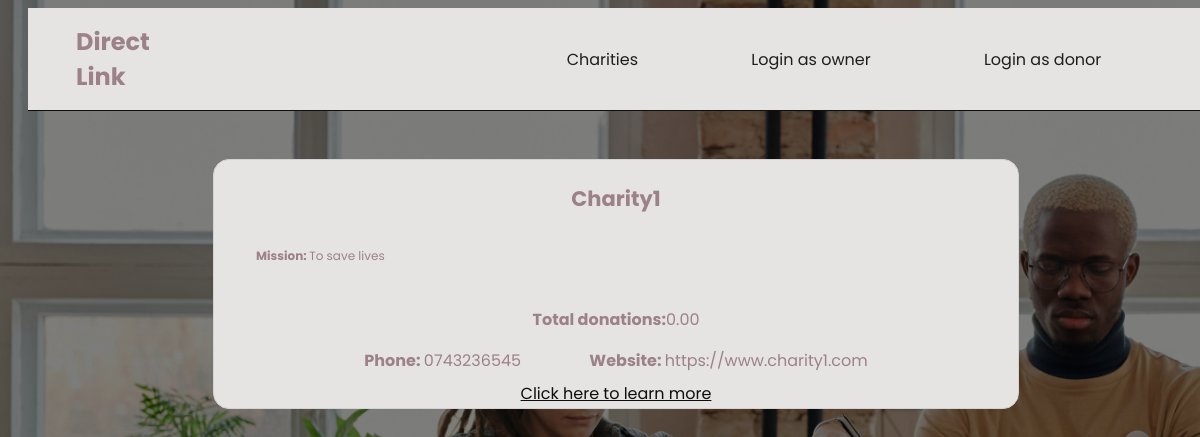
/charity/list, run on an earlier commit of the app's database.
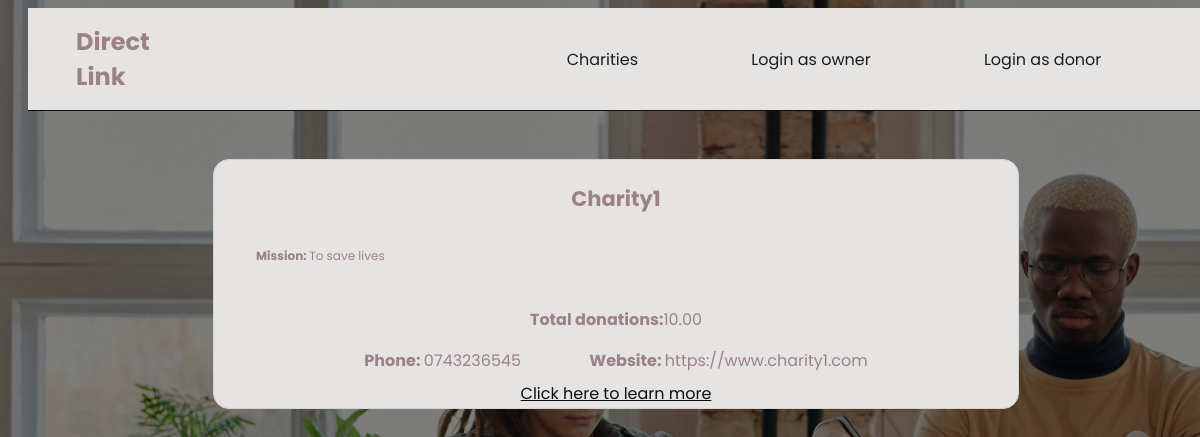
And on a later commit of the database.
### charity/models.py (models this page shows, shortened)
class Charity(models.Model):
    name = models.CharField(max_length=100)
    description = models.TextField()
    phone_number = models.CharField(max_length=20)
    address = models.CharField(max_length=255)
    website = models.URLField(blank=True, null=True)
    logo = models.ImageField(upload_to=upload_path, blank=True, null=True)
    total_donations = models.DecimalField(max_digits=10, decimal_places=2, default=0)
    mission = models.CharField(max_length=500)
    creator = models.ForeignKey(Owner, on_delete=models.SET_NULL, null=True)

### charity/views.py (the view)
# urls.py: path("list", views.get_charities, name="charity_get_all"),
def get_charities(request):
    charities = Charity.objects.all()
    return render(request, 'charity/list/index.html', {'charities': charities})

### charity/templates/charity/list/index.html (shortened to what this page needs)
{% extends 'bases/owner_base.html' %}
{% block content %}
   {% if user.role == 'owner' %}
        {% include 'components/owner_navbar.html' %}
    {% elif user.role == 'donor' %}
        {% include 'components/donor_navbar.html' %}
    {% else %}
        {% include 'components/navbar.html' %}
    {% endif %}
    <section class="charity_list">
        {% for charity in charities %}
        <article class="charity" style="margin-top:2rem;">
            <h3 class="charity_name">{{ charity.name }}</h3>
            <p class="charity_mission"><b>Mission: </b>{{ charity.mission }}</p>
            <span class="total_donations mt_1"><b>Total donations:</b>{{ charity.total_donations }}</span>
            <div class="charity_contacts  mt_1 flex flex_row justify_space_evenly items_center p_1">
                <span class="phone"><b>Phone: </b>{{ charity.phone_number }}<br></span>
                <span class="website"><b>Website: </b>{{ charity.website }}</span>
            </div>
            <a href='{{ charity.id }}'  alt='Open {{ charity.namea }} details' class="add2_txt_hover pri_txt ">Click here to learn more</a>
        </article>
    {% endfor %}
    </section>
{% endblock content %}

What changed in the data, as far as the page shows it:
changed Charity "Charity1": total_donations "0.00" → "10.00"
